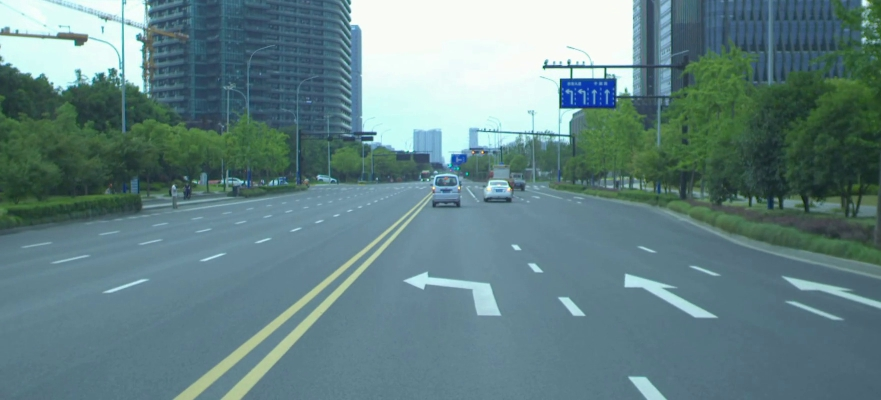
#> input picture Dataset/2018-07-09-16-11-56_2018-07-09-16-11-56-702-left.jpg, 881 x 400 px
$ jupyter execute --allow-errors Final-Project.ipynb   (text cells are left out)
#> lines starting #> are read from the running program, lines starting #| are printed output that depends on the picture; pictures that were not available may be replaced by others from this repository, and a replacement may not be noted
[cell 1]
import os
import math
import matplotlib.pyplot as plt
import numpy as np
import cv2
from tqdm import tqdm
import sys
from scipy import ndimage

[cell 2]
# Import images
directory = './Dataset/'
allfiles = os.listdir(directory)

filenames = []

for filename in allfiles:
    if 'left' in filename:
        filenames.append(filename[0:filename.index('left')])

# List of files obtained

# Perform on first image for now

file = filenames[0]

left_image_name = directory + file + 'left.jpg'
right_image_name = directory+ file + 'right.jpg'
disp_image_name = directory+ file + 'disparity.png'

# Read images and convert to RGB
img_l = cv2.imread(left_image_name, cv2.IMREAD_GRAYSCALE)
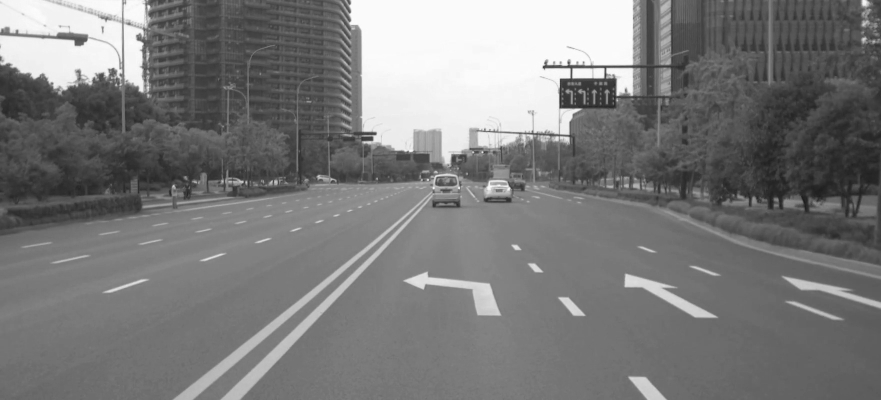
#> img_l: shape (400, 881); min 29, max 254, mean 122.5
img_r = cv2.imread(right_image_name,cv2.IMREAD_GRAYSCALE)
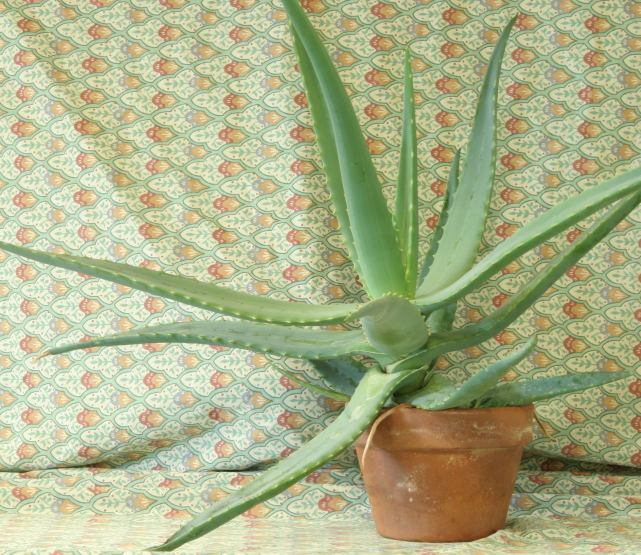
#> input picture Workshop8/aloeL.jpeg, 1282 x 1110 px, given in place of 2018-07-09-16-11-56_2018-07-09-16-11-56-702-right.jpg, which was not available (shown at 1/2 size)
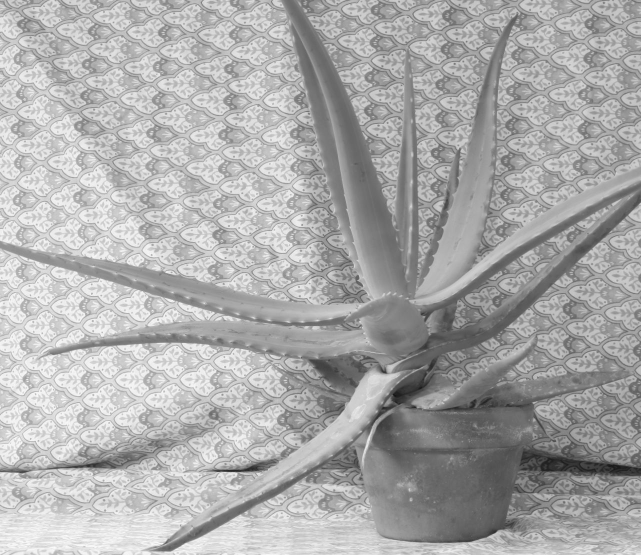
#> img_r: shape (1110, 1282) (shown at 1/2 size); min 18, max 255, mean 170.8

# Grey images
#> (the rest of this cell did not finish here and is left out)
